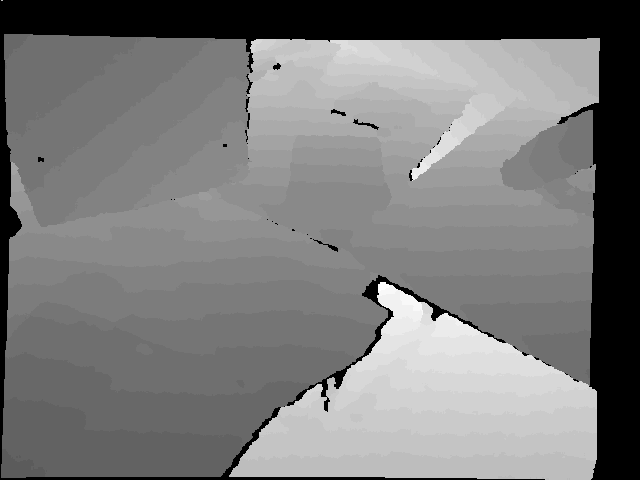
//> input picture ch8/data/data/depth/1305031453.374112.png, 640 x 480 px
$ ./feature_extraction ../ch8/data/data/depth/1305031453.374112.png ../ch8/data/data/depth/1305031453.404816.png   (built with g++ and OpenCV 4)
//> lines starting //> are read from the running program, lines starting //| are printed output that depends on the picture
#include <iostream>
#include <opencv2/core/core.hpp>
#include <opencv2/features2d/features2d.hpp>
#include <opencv2/highgui/highgui.hpp>

using namespace std;
using namespace cv;

int main ( int argc, char** argv )
{
    if ( argc != 3 )
    {
        cout<<"usage: feature_extraction img1 img2"<<endl;
        return 1;
    }
    //-- 读取图像
    Mat img_1 = imread ( argv[1], CV_LOAD_IMAGE_COLOR );
//> img_1 is the input picture: 480 rows x 640 cols, CV_8UC3; min 0, max 39, mean 18.7
    Mat img_2 = imread ( argv[2], CV_LOAD_IMAGE_COLOR );
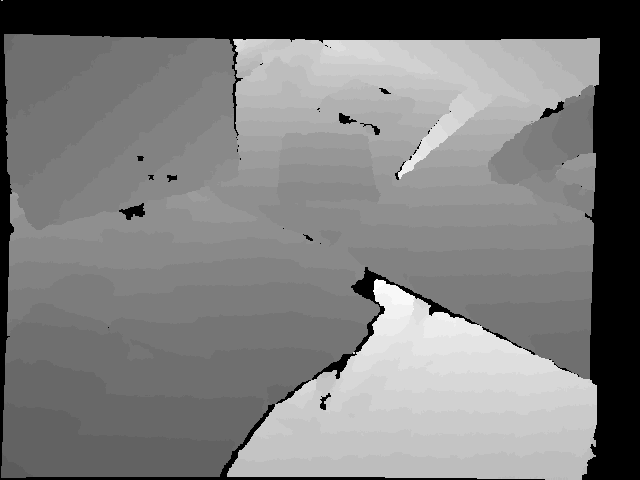
//> input picture ch8/data/data/depth/1305031453.404816.png, 640 x 480 px
//> img_2 is the input picture: 480 rows x 640 cols, CV_8UC3; min 0, max 39, mean 18.8

    //-- 初始化
    std::vector<KeyPoint> keypoints_1, keypoints_2;
    Mat descriptors_1, descriptors_2;
    Ptr<FeatureDetector> detector = ORB::create();
    Ptr<DescriptorExtractor> descriptor = ORB::create();
    // Ptr<FeatureDetector> detector = FeatureDetector::create(detector_name);
    // Ptr<DescriptorExtractor> descriptor = DescriptorExtractor::create(descriptor_name);
    Ptr<DescriptorMatcher> matcher  = DescriptorMatcher::create ( "BruteForce-Hamming" );

    //-- 第一步:检测 Oriented FAST 角点位置
    detector->detect ( img_1,keypoints_1);//480*640, detect 500 keypoints
//> keypoints_1 = 173 keypoints; strongest (x, y, size): (319, 385, 31), (380, 282, 37.2), (378, 284, 37.2), (380, 283, 53.6)
    detector->detect ( img_2,keypoints_2);
//> keypoints_2 = 191 keypoints; strongest (x, y, size): (235, 40, 31), (431, 315, 31), (383, 308, 37.2), (376, 279, 44.6)

    //-- 第二步:根据角点位置计算 BRIEF 描述子
    descriptor->compute ( img_1, keypoints_1, descriptors_1 );
    descriptor->compute ( img_2, keypoints_2, descriptors_2 );

    Mat outimg1;
    drawKeypoints( img_1, keypoints_1, outimg1, Scalar::all(-1), DrawMatchesFlags::DEFAULT );
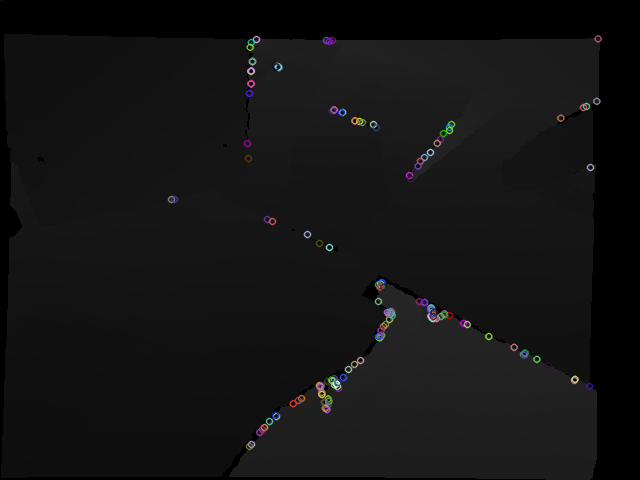
//> outimg1: 480 rows x 640 cols, CV_8UC3; mean B, G, R 19.7, 19.6, 19.7
    imshow("ORB特征点",outimg1);

    //-- 第三步:对两幅图像中的BRIEF描述子进行匹配，使用 Hamming 距离
    vector<DMatch> matches;
    //BFMatcher matcher ( NORM_HAMMING );
    matcher->match ( descriptors_1, descriptors_2, matches );
//> matches = 173 matches

    //-- 第四步:匹配点对筛选
    double min_dist=10000, max_dist=0;

    //找出所有匹配之间的最小距离和最大距离, 即是最相似的和最不相似的两组点之间的距离

    printf("descriptors_1.rows = %d, descriptors_1.cols = %d, descriptors_2.rows = %d, descriptors_2.cols = %d, "
           "matches.size=%d, img_1.rows = %d, img_1.cols = %d, keypoints_1.size = %d, keypoints_2.size = %d\n"
           , descriptors_1.rows, descriptors_1.cols, descriptors_2.rows, descriptors_2.cols, (int)matches.size(), img_1.rows, img_1.cols
           , (int)keypoints_1.size(), (int)keypoints_2.size());
//| descriptors_1.rows = 173, descriptors_1.cols = 32, descriptors_2.rows = 191, descriptors_2.cols = 32, matches.size=173, img_1.rows = 480, img_1.cols = 640, keypoints_1.size = 173, keypoints_2.size = 191
    for ( int i = 0; i < descriptors_1.rows; i++ )
    {
        double dist = matches[i].distance;
        if ( dist < min_dist ) min_dist = dist;
        if ( dist > max_dist ) max_dist = dist;
    }
//> this loop made 173 passes
//> (dist, min_dist, max_dist) on pass 1: (40, 40, 40)
//> (dist, max_dist) on passes 4, 5, 6, 7, 8, 32: (50, 50), (51, 51), (54, 54), (67, 67), (73, 73), (83, 83)
//> after the loop, min_dist = 3; max_dist = 89

    // 仅供娱乐的写法
    min_dist = min_element( matches.begin(), matches.end(), [](const DMatch& m1, const DMatch& m2) {return m1.distance<m2.distance;} )->distance;
    max_dist = max_element( matches.begin(), matches.end(), [](const DMatch& m1, const DMatch& m2) {return m1.distance<m2.distance;} )->distance;

    printf ( "-- Max dist : %f \n", max_dist );
//| -- Max dist : 89.000000
    printf ( "-- Min dist : %f \n", min_dist );
//| -- Min dist : 3.000000

    //当描述子之间的距离大于两倍的最小距离时,即认为匹配有误.但有时候最小距离会非常小,设置一个经验值30作为下限.
    std::vector< DMatch > good_matches;
    for ( int i = 0; i < descriptors_1.rows; i++ )
    {
        if ( matches[i].distance <= max ( 2*min_dist, 30.0 ) )
        {
            good_matches.push_back ( matches[i] );
            break;
        }
    }

    //-- 第五步:绘制匹配结果
    Mat img_match;
    Mat img_goodmatch;
    drawMatches ( img_1, keypoints_1, img_2, keypoints_2, matches, img_match );
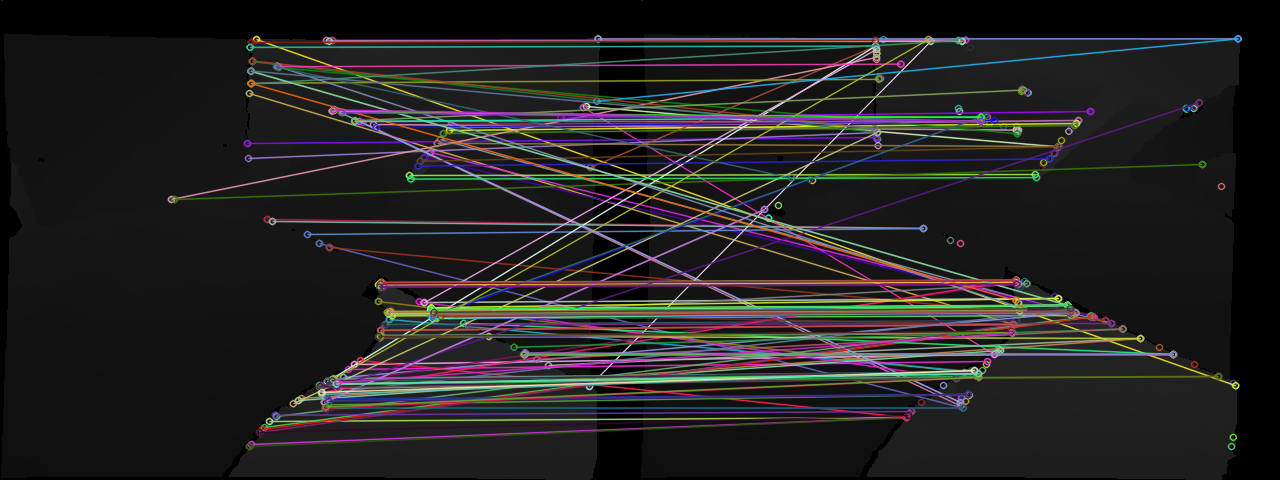
//> img_match: 480 rows x 1280 cols, CV_8UC3; mean B, G, R 34.5, 34.5, 36.1
    drawMatches ( img_1, keypoints_1, img_2, keypoints_2, good_matches, img_goodmatch );
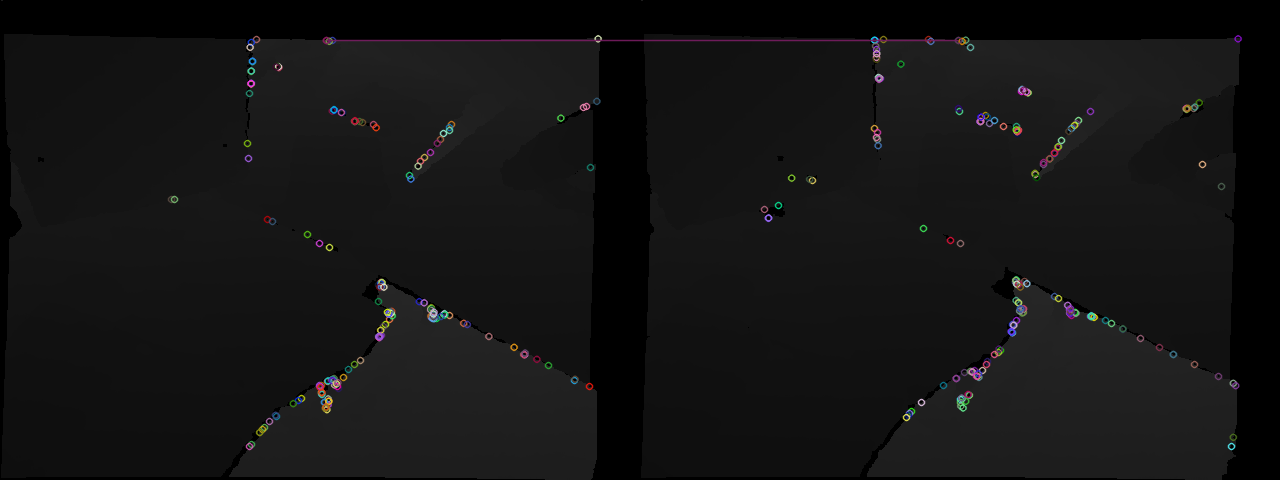
//> img_goodmatch: 480 rows x 1280 cols, CV_8UC3; mean B, G, R 19.8, 19.7, 19.9
    cout << "x = " << keypoints_1[good_matches[0].queryIdx].pt.y << " y = " << keypoints_1[good_matches[0].queryIdx].pt.x << endl;
//| x = 40 y = 326
    cout << "x = " << keypoints_2[good_matches[0].trainIdx].pt.y << " y = " << keypoints_2[good_matches[0].trainIdx].pt.x << endl;
//| x = 40 y = 318
    imshow ( "所有匹配点对", img_match );
    imshow ( "优化后匹配点对", img_goodmatch );
    waitKey(0);

    return 0;
}
